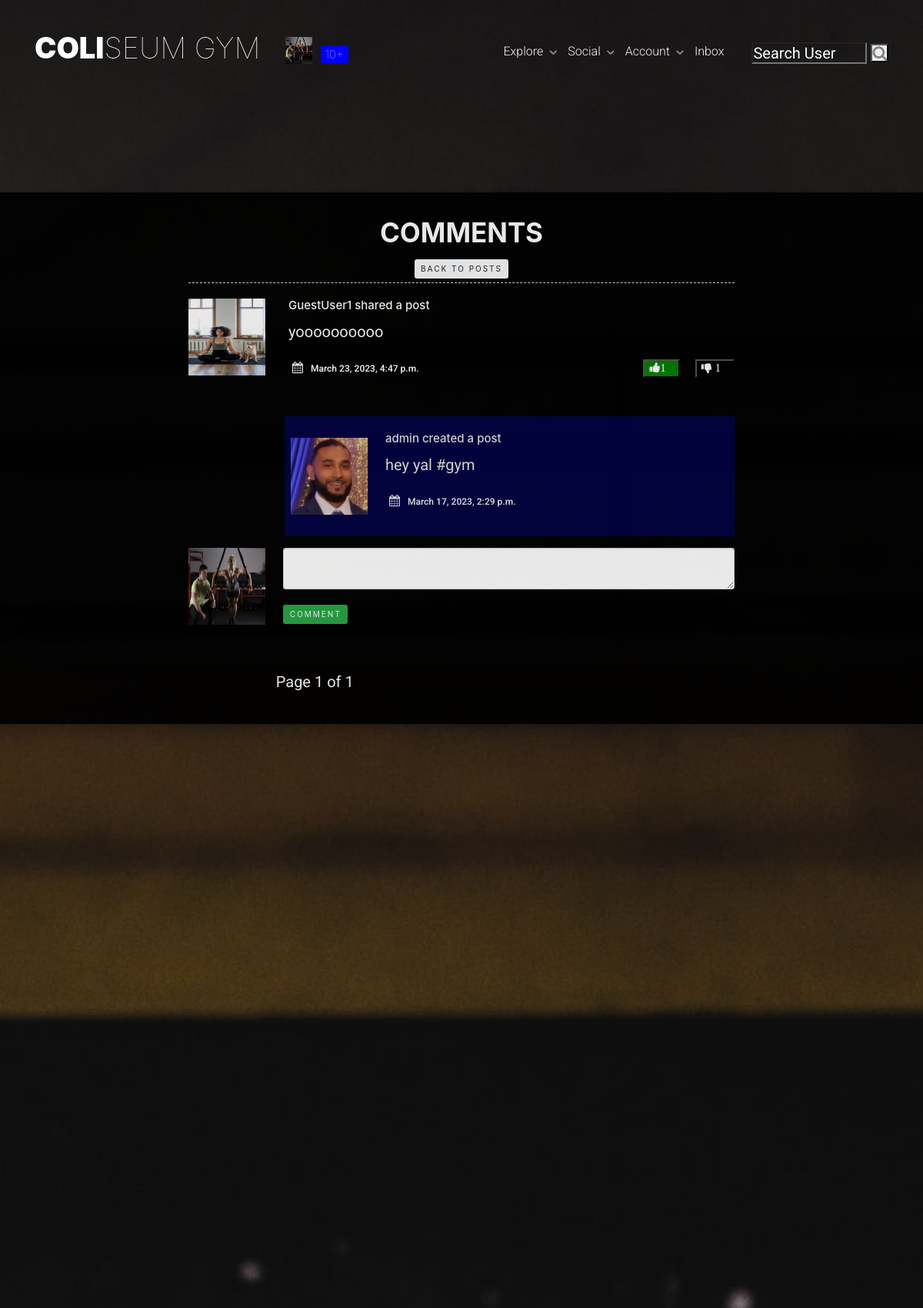
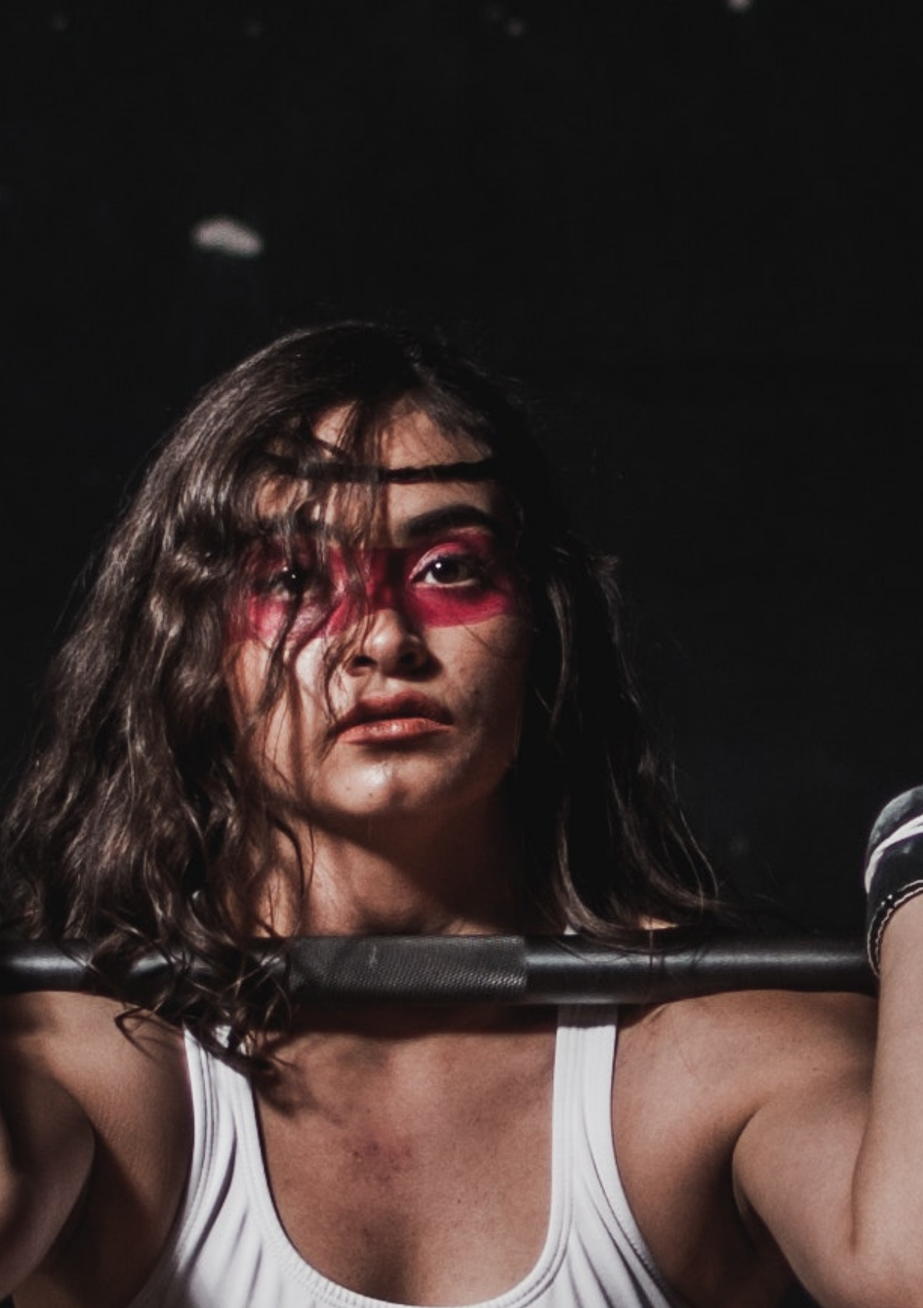
The app's page /social/post/39/ (signed in, upper part) with its own data (2 pictures, top to bottom).
### members/models.py (models this page shows, shortened)
class User(AbstractBaseUser, PermissionsMixin):
    email = models.EmailField(verbose_name="email", max_length=60, unique=True)
    username = models.CharField(max_length=45, unique=True)
    first_name = models.CharField(max_length=60, blank=True)
    last_name = models.CharField(max_length=60, blank=True)
    state = models.ForeignKey(State, on_delete=models.SET_NULL, null=True)
    city = models.ForeignKey(City, on_delete=models.SET_NULL, null=True)
    password = models.CharField(max_length=100)
    date_joined = models.DateTimeField(verbose_name="date_joined", default=timezone.now)
    last_login = models.DateTimeField(verbose_name="last_login", default=timezone.now)
    is_staff = models.BooleanField(default=False)
    is_active = models.BooleanField(default=True)
    is_admin = models.BooleanField(default=False)
    is_superuser = models.BooleanField(default=False)
    objects = MyAccountManager()
    USERNAME_FIELD = "username"
    REQUIRED_FIELDS = ["email"]
    def __str__(self):
        return self.username

class UserProfile(models.Model):
    user = models.OneToOneField(
        User,
        primary_key=True,
        verbose_name="user",
        related_name="profile",
        on_delete=models.CASCADE,
    )
    first_name = models.CharField(max_length=30, blank=True, null=True)
    last_name = models.CharField(max_length=30, blank=True, null=True)
    bio = models.TextField(max_length=500, blank=True, null=True)
    birth_date = models.DateField(null=True, blank=True)
    location = models.CharField(max_length=100, blank=True, null=True)
    picture = models.ImageField(
        upload_to="images/profile_pictures",
        default="static/images/default_pic.jpg",
        blank=False,
    )
    followers = models.ManyToManyField(User, blank=True, related_name="followers")
    followings = models.ManyToManyField(User, blank=True, related_name="followings")
    website_url = models.CharField(max_length=255, null=True, blank=True)
    facebook_url = models.CharField(max_length=255, null=True, blank=True)
    twitter_url = models.CharField(max_length=255, null=True, blank=True)
    instagram_url = models.CharField(max_length=255, null=True, blank=True)

### social/models.py (models this page shows, shortened)
class Post(models.Model):
    body = models.TextField()
    image = models.ImageField(
        upload_to="media/uploads/post_photos", blank=True, null=True
    )
    video = models.FileField(
        upload_to="media/uploads/post_videos",
        validators=[file_size],
        blank=True,
        null=True,
    )
    created_on = models.DateTimeField(default=timezone.now)
    author = models.ForeignKey(User, on_delete=models.CASCADE)
    shared_user = models.ForeignKey(
        User, on_delete=models.CASCADE, null=True, blank=True, related_name="+"
    )
    shared_body = models.TextField(blank=True, null=True)
    shared_on = models.DateTimeField(blank=True, null=True)
    likes = models.ManyToManyField(User, blank=True, related_name="likess")
    dislikes = models.ManyToManyField(User, blank=True, related_name="dislikess")
    tags = models.ManyToManyField("Tag", blank=True)
    class Meta:
        ordering = ["-created_on"]

### social/views.py (the view, shortened to what this page needs)
# urls.py: path("post/<int:pk>/", PostDetailView.as_view(), name="post-detail"),
class PostDetailView(LoginRequiredMixin, ListView):
    def get(self, request, pk, *args, **kwargs):
        post = Post.objects.get(pk=pk)
        form = CommentForm()
        comment = Comment.objects.filter(post=post)
        comment_count = comment.count()
        p = Paginator(Comment.objects.filter(post=post), 10)
        page = request.GET.get("page")
        comments = p.get_page(page)
        context = {
            "post": post,
            "form": form,
            "comment_count": comment_count,
            "comments": comments,
        }
        return render(request, "social/post_detail.html", context)

### social/forms.py
class CommentForm(forms.ModelForm):
    comment = forms.CharField(
        label="",
        widget=forms.Textarea(attrs={"rows": "3", "placeholder": ""}),
    )
    class Meta:
        model = Comment
        fields = ["comment"]

### social/templatetags/custom_tags.py (called while the page is built)
@register.inclusion_tag("social/show_notifications.html", takes_context=True)
def show_notifications(context):
    request_user = context["request"].user
    notifications = (
        Notification.objects.filter(to_user=request_user)
        .exclude(user_has_seen=True)
        .order_by("-date")
    )
    return {"notifications": notifications}

### social/templates/social/post_detail.html (shortened to what this page needs)
{% extends 'basetwo.html' %}
{% load crispy_forms_tags %}
{% load static %}
{% block content %}
<div class="fh5co-parallax largerbanner" style="background-image: url(/static/images/fitnesspic2.jpg);">
    <section class="content-item" id="comments">
        <div class="container">
        <div class="col-sm-8 col-md-offset-2">
                <h2 style="color: white;" class="row justify-content-center">Comments</h2>
                <h2 class="row justify-content-center"><a href="{% url 'post-list' %}" class="btn btn-light row justify-content-center">Back To Posts</a></h2>
            {% if post.shared_user %}
                <div class="media">
                    <a class="pull-left" href="{% url 'show_profile_page' post.shared_user.profile.pk %}">
                        <img src="{{ post.shared_user.profile.picture.url }}" alt="" class="shared-image">
                    </a>
                    <div class="media-body">
                        <h4 class="media-heading">{{ post.shared_user }} shared a post </h4>
                        <p class="white">{{ post.shared_body }}</p>
                        <ul class="list-unstyled list-inline media-detail pull-left">
                            <li><i class="fa fa-calendar"></i>{{post.created_on}}</li>
                        </ul>
                        <ul class="list-unstyled list-inline media-detail pull-right">
                            <li class="">
                                <form method="POST" action="{% url 'like' post.id %}" class="like-form" id="{{post.id}}">
                                    {% if user not in post.likes.all %}
                                        <input type="hidden"  name="post_id" value="{{ post.id }}">
                                        <button class=" thumbs-btn like-btn{{post.id}}" type="submit">
                                            <i class="fa fa-thumbs-up thumbs like-icon{{post.id}}" ><span class="like_count{{post.id}}">{{ post.likes.all.count }}</span></i>
                                        </button>
                                    {% else %}
                                        <button class=" thumbs-btn thumbs-fillgreen like-btn{{post.id}}" type="submit">
                                            <i class="fa fa-thumbs-up thumbs like-icon{{post.id}}"><span class="like_count{{post.id}}">{{ post.likes.all.count }}</span></i>
                                        </button>
                                    {% endif %}
                                </form>
                            </li>
                            <li class="">
                                <form method="POST" action="{% url 'dislike' post.id %}" class="dislike-form thumb-buttons" id='{{post.id}}'>
                                    {% if user not in post.dislikes.all %}
                                        <button class="thumbs-btn dislike-btn{{post.id}}" type="submit" >
                                            <i class="fa fa-thumbs-down thumbs dislike-icon{{post.id}}" > <span class="dislike_count{{post.id}}">{{ post.dislikes.all.count }}</span></i>
                                        </button>
                                    {% else %}
                                        <input type="hidden" name="post_id" value="{{ post.id }}">
                                        <button class=" thumbs-btn thumbs-fillred dislike-btn{{post.id}}" type="submit" >
                                            <i class="fa fa-thumbs-down thumbs dislike-icon{{post.id}}" > <span class="dislike_count{{post.id}}">{{ post.dislikes.all.count }}</span></i>
                                        </button>
                                    {% endif %}
                                </form>
                            </li>
                        </ul>
                    </div>
                </div>
                <div class="media sharedpost sharedpostbody" style="border-top: none !important;">
                    <a href="{% url 'show_profile_page' post.author.profile.pk %}">
                        <img src="{{ post.author.profile.picture.url }}" alt="" class="shared-image" style="margin: 8px;">
                    </a>
                    <div class="media-body sharedpostbody">
                        <h4 class="media-heading">{{ post.author }} created a post</h4>
                        <p class="white">{{ post.body }}</p>
                        <ul class="list-unstyled list-inline media-detail pull-left">
                            <li><i class="fa fa-calendar"></i>{{post.shared_on}}</li>
                        </ul>
                    </div>
                </div>
            {% endif %}
            <form method="POST" enctype="multipart/form-data" class="top">
                <fieldset>
                    <div class="row">
                        <div class="col-sm-3 col-lg-2 hidden-xs">
                            <a href="{% url 'show_profile_page' request.user.profile.pk %}"><img class="shared-image" src="{{ request.user.profile.picture.url }}"></a>
                        </div>
                        <div class="form-group col-xs-12 col-sm-9 col-lg-10">
                            <form class="form-control" id="message" placeholder="Your message" >
                                <div class="form-group">
                                    {{ form | crispy }}
                                </div>
                                <div class="form-group">
                                    <button type="submit" id='btn' class="btn btn-success mt-3">Comment</button>
                                </div>
                            </form>
                        </div>
                    </div>
                </fieldset>
            </form>
        </div>
        </div>
        <div class="row justify-content-center mt-3 page ">
            <div class="col-md-5 col-sm-12 position-relative">
                <p style="color: white !important">Page {{ comments.number }} of {{ comments.paginator.num_pages }}</p>
                </div>
            </div>
        </div>
</div>
{% endblock %}

### fitness/templates/navbar.html (shortened to what this page needs)
{% load static %}
{% load custom_tags %}
<div id="fh5co-header" class="">
    <header id="fh5co-header-section">
        <div class="container ">
            <div class="nav-header">
                <h1 id="fh5co-logo">
                    <a href="{% url 'home' %}">Coli<span>seum Gym</span></a>
                    {% if user.is_authenticated %}
                        <a href="{% url 'show_profile_page' request.user.profile.pk %}"><img class="profile-image" height="35" width="35" src="{{ request.user.profile.picture.url }}"></a>
                        <a href="{% url 'notifications' %}" style="background-color: blue !important;" class="badge badge-primary">{% show_notifications %}</a>
                    {% endif %}
                </h1>
                <nav id="fh5co-menu-wrap" role="navigation">
                    <ul class="sf-menu" id="fh5co-primary-menu">
                        {% if user.is_authenticated %}
                            <li>
                                <a href="#" class="fh5co-sub-ddown">Explore</a>
                            </li>
                            <li>
                                <a href="#">Social</a>
                            </li>
                            <li>
                                <a href="#" class="fh5co-sub-ddown">Account</a>
                            </li>
                            <li><a href="{% url 'inbox' %}" class="notification inbox">
                                <span class="notification-text">Inbox</span>
                            </a></li>
                            <li class="search-container">
                                <form method="GET" action="{% url 'profile-search' %}">
                                    <input type="text" class="search-form" placeholder="Search User" aria-label="Username" aria-describedby="basic-addon1" name="query" value="{{ request.GET.query }}">
                                    <button type="submit"><i class="fa fa-search"></i></button>
                                </form>
                            </li>
                        {% endif %}
                    </ul>
                </nav>
            </div>
        </div>
    </header>
</div>

### static/css/superfish.css (style rules this page uses)
.sf-menu, .sf-menu * { margin: 0; padding: 0; list-style: none; }
.sf-menu li { position: relative; }
.sf-menu > li { float: left; }
.sf-menu a { display: block; position: relative; }
.sf-menu { float: left; margin-bottom: 1em; }
.sf-menu a { border-left: 1px solid #fff; border-top: 1px solid #dFeEFF; border-top: 1px solid rgba(255,255,255,.5); padding: .75em 1em; text-decoration: none; zoom: 1; }
.sf-menu a { color: #13a; }
.sf-menu li { background: #BDD2FF; white-space: nowrap; *white-space: normal; -webkit-transition: background .2s; transition: background .2s; }
.sf-arrows .sf-with-ul { padding-right: 2.5em; *padding-right: 1em; }
.sf-arrows .sf-with-ul:after { content: ''; position: absolute; top: 50%; right: 1em; margin-top: -3px; height: 0; width: 0; border: 5px solid transparent; border-top-color: #dFeEFF; border-top-color: rgba(255,255,255,.5); }

### static/css/posts.css (style rules this page uses)
.largerbanner { height: 5000px !important; }
.content-item { padding:30px 0; background-color:#FFFFFF; position: relative; top: 5%; color: white !important; }
.top { margin-top: 15px; }
.content-item h2 { font-weight:700; font-size:35px; line-height:45px; text-transform:uppercase; }
.pull-right { color: black; }
.fa, .thumbs-btn { background-color: transparent ; }
.thumbs { color: white !important; }
.profile-image { max-width: 100px; margin-left: none !important; }
#comments { background-color: black !important; opacity: 0.9; }
.shared-image { max-width: 100px; width: 100px; max-height: 100px; min-height: 100px; margin-left: none !important; }
.white { color: white; }
.thumbs-fillgreen { background-color: green; }
.media { position: relative; top: 10%; }
.sharedpost { margin-left: 125px !important; margin-bottom: 15px !important; background-color: rgb(1, 1, 73); opacity: 0.90; }
.sharedpostbody { padding-left: 15px; padding-right: 15px; }
#comments { box-shadow: 0 -1px 6px 1px rgba(0,0,0,0.1); background-color: transparent; }
#comments form { margin-bottom:30px; }
#comments .btn { margin-top:7px; }
#comments form fieldset { clear:both; }
#comments .media { border-top:1px dashed #DDDDDD; padding:20px 0; margin:0; }
#comments .media > .pull-left { margin-right:20px; }
#comments .media h4 { margin:0 0 10px; }
#comments .media p { margin-bottom:15px; text-align:justify; }
#comments .media-detail { margin:0; }
#comments .media-detail li { color:white; font-size:12px; padding-right: 10px; font-weight:600; }
#comments .media-detail li:last-child { padding-right:0; }
#comments .media-detail li i { color:white; font-size:15px; margin-right:10px; }

### records on screen
User: user.profile.picture (picture)
Post: shared_user.profile.picture (picture), shared_user "GuestUser1", shared_body "yoooooooooo", created_on "March 23, 2023, 4:47 p.m.", likes.all.count "1", dislikes.all.count "1", author.profile.picture (picture), author "admin", body "hey yal #gym", shared_on "March 17, 2023, 2:29 p.m."

### other values on screen
{{ comments.number }} "1"
{{ comments.paginator.num_pages }} "1"
